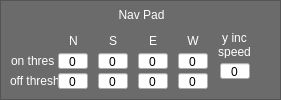
    <widget class="QFrame" name="frame">
     <property name="geometry">
      <rect>
       <x>8</x>
       <y>286</y>
       <width>281</width>
       <height>100</height>
      </rect>
     </property>
     <property name="styleSheet">
      <string notr="true">QFrame
{
	background: rgba(100, 100, 100, 200);
}

QLabel
{
	color: white;
	background: transparent;
}

QSpinBox
{
	padding: 0,0,0,0;
}</string>
     </property>
     <property name="frameShape">
      <enum>QFrame::StyledPanel</enum>
     </property>
     <property name="frameShadow">
      <enum>QFrame::Raised</enum>
     </property>
     <widget class="QLabel" name="label_26">
      <property name="geometry">
       <rect>
        <x>214</x>
        <y>32</y>
        <width>41</width>
        <height>26</height>
       </rect>
      </property>
      <property name="text">
       <string>y inc speed</string>
      </property>
      <property name="alignment">
       <set>Qt::AlignCenter</set>
      </property>
      <property name="wordWrap">
       <bool>true</bool>
      </property>
     </widget>
     <widget class="QSpinBox" name="nav_west_settings_onthresh">
      <property name="geometry">
       <rect>
        <x>178</x>
        <y>52</y>
        <width>30</width>
        <height>18</height>
       </rect>
      </property>
      <property name="alignment">
       <set>Qt::AlignCenter</set>
      </property>
      <property name="buttonSymbols">
       <enum>QAbstractSpinBox::NoButtons</enum>
      </property>
      <property name="maximum">
       <number>127</number>
      </property>
     </widget>
     <widget class="QSpinBox" name="nav_west_settings_offthresh">
      <property name="geometry">
       <rect>
        <x>178</x>
        <y>72</y>
        <width>30</width>
        <height>18</height>
       </rect>
      </property>
      <property name="alignment">
       <set>Qt::AlignCenter</set>
      </property>
      <property name="buttonSymbols">
       <enum>QAbstractSpinBox::NoButtons</enum>
      </property>
      <property name="maximum">
       <number>127</number>
      </property>
     </widget>
     <widget class="QSpinBox" name="nav_east_settings_offthresh">
      <property name="geometry">
       <rect>
        <x>138</x>
        <y>72</y>
        <width>30</width>
        <height>18</height>
       </rect>
      </property>
      <property name="alignment">
       <set>Qt::AlignCenter</set>
      </property>
      <property name="buttonSymbols">
       <enum>QAbstractSpinBox::NoButtons</enum>
      </property>
      <property name="maximum">
       <number>127</number>
      </property>
     </widget>
     <widget class="QSpinBox" name="nav_settings_yaccel">
      <property name="geometry">
       <rect>
        <x>220</x>
        <y>62</y>
        <width>30</width>
        <height>18</height>
       </rect>
      </property>
      <property name="alignment">
       <set>Qt::AlignCenter</set>
      </property>
      <property name="buttonSymbols">
       <enum>QAbstractSpinBox::NoButtons</enum>
      </property>
      <property name="maximum">
       <number>127</number>
      </property>
     </widget>
     <widget class="QLabel" name="label_24">
      <property name="geometry">
       <rect>
        <x>10</x>
        <y>72</y>
        <width>51</width>
        <height>18</height>
       </rect>
      </property>
      <property name="styleSheet">
       <string notr="true"/>
      </property>
      <property name="text">
       <string>off thresh</string>
      </property>
      <property name="alignment">
       <set>Qt::AlignLeading|Qt::AlignLeft|Qt::AlignVCenter</set>
      </property>
     </widget>
     <widget class="QSpinBox" name="nav_south_settings_offthresh">
      <property name="geometry">
       <rect>
        <x>98</x>
        <y>72</y>
        <width>30</width>
        <height>18</height>
       </rect>
      </property>
      <property name="alignment">
       <set>Qt::AlignCenter</set>
      </property>
      <property name="buttonSymbols">
       <enum>QAbstractSpinBox::NoButtons</enum>
      </property>
      <property name="maximum">
       <number>127</number>
      </property>
     </widget>
     <widget class="QLabel" name="label_25">
      <property name="geometry">
       <rect>
        <x>178</x>
        <y>32</y>
        <width>30</width>
        <height>18</height>
       </rect>
      </property>
      <property name="text">
       <string>W</string>
      </property>
      <property name="alignment">
       <set>Qt::AlignCenter</set>
      </property>
      <property name="wordWrap">
       <bool>true</bool>
      </property>
     </widget>
     <widget class="QLabel" name="label_22">
      <property name="geometry">
       <rect>
        <x>58</x>
        <y>32</y>
        <width>31</width>
        <height>18</height>
       </rect>
      </property>
      <property name="text">
       <string>N</string>
      </property>
      <property name="alignment">
       <set>Qt::AlignCenter</set>
      </property>
      <property name="wordWrap">
       <bool>true</bool>
      </property>
     </widget>
     <widget class="QSpinBox" name="nav_south_settings_onthresh">
      <property name="geometry">
       <rect>
        <x>98</x>
        <y>52</y>
        <width>30</width>
        <height>18</height>
       </rect>
      </property>
      <property name="alignment">
       <set>Qt::AlignCenter</set>
      </property>
      <property name="buttonSymbols">
       <enum>QAbstractSpinBox::NoButtons</enum>
      </property>
      <property name="maximum">
       <number>127</number>
      </property>
     </widget>
     <widget class="QLabel" name="label_21">
      <property name="geometry">
       <rect>
        <x>138</x>
        <y>32</y>
        <width>30</width>
        <height>18</height>
       </rect>
      </property>
      <property name="text">
       <string>E</string>
      </property>
      <property name="alignment">
       <set>Qt::AlignCenter</set>
      </property>
      <property name="wordWrap">
       <bool>true</bool>
      </property>
     </widget>
     <widget class="QLabel" name="label_19">
      <property name="geometry">
       <rect>
        <x>1</x>
        <y>7</y>
        <width>281</width>
        <height>16</height>
       </rect>
      </property>
      <property name="styleSheet">
       <string notr="true">font: bold 12pt &quot;Corbel&quot;;</string>
      </property>
      <property name="text">
       <string>Nav Pad</string>
      </property>
      <property name="alignment">
       <set>Qt::AlignCenter</set>
      </property>
     </widget>
     <widget class="QSpinBox" name="nav_east_settings_onthresh">
      <property name="geometry">
       <rect>
        <x>138</x>
        <y>52</y>
        <width>30</width>
        <height>18</height>
       </rect>
      </property>
      <property name="alignment">
       <set>Qt::AlignCenter</set>
      </property>
      <property name="buttonSymbols">
       <enum>QAbstractSpinBox::NoButtons</enum>
      </property>
      <property name="maximum">
       <number>127</number>
      </property>
     </widget>
     <widget class="QLabel" name="label_23">
      <property name="geometry">
       <rect>
        <x>11</x>
        <y>52</y>
        <width>43</width>
        <height>18</height>
       </rect>
      </property>
      <property name="styleSheet">
       <string notr="true"/>
      </property>
      <property name="text">
       <string>on thresh</string>
      </property>
      <property name="alignment">
       <set>Qt::AlignLeading|Qt::AlignLeft|Qt::AlignVCenter</set>
      </property>
     </widget>
     <widget class="QSpinBox" name="nav_north_settings_onthresh">
      <property name="geometry">
       <rect>
        <x>58</x>
        <y>52</y>
        <width>30</width>
        <height>18</height>
       </rect>
      </property>
      <property name="alignment">
       <set>Qt::AlignCenter</set>
      </property>
      <property name="buttonSymbols">
       <enum>QAbstractSpinBox::NoButtons</enum>
      </property>
      <property name="maximum">
       <number>127</number>
      </property>
     </widget>
     <widget class="QLabel" name="label_20">
      <property name="geometry">
       <rect>
        <x>98</x>
        <y>32</y>
        <width>30</width>
        <height>18</height>
       </rect>
      </property>
      <property name="text">
       <string>S</string>
      </property>
      <property name="alignment">
       <set>Qt::AlignCenter</set>
      </property>
      <property name="wordWrap">
       <bool>true</bool>
      </property>
     </widget>
     <widget class="QSpinBox" name="nav_north_settings_offthresh">
      <property name="geometry">
       <rect>
        <x>58</x>
        <y>72</y>
        <width>30</width>
        <height>18</height>
       </rect>
      </property>
      <property name="alignment">
       <set>Qt::AlignCenter</set>
      </property>
      <property name="buttonSymbols">
       <enum>QAbstractSpinBox::NoButtons</enum>
      </property>
      <property name="maximum">
       <number>127</number>
      </property>
     </widget>
    </widget>
